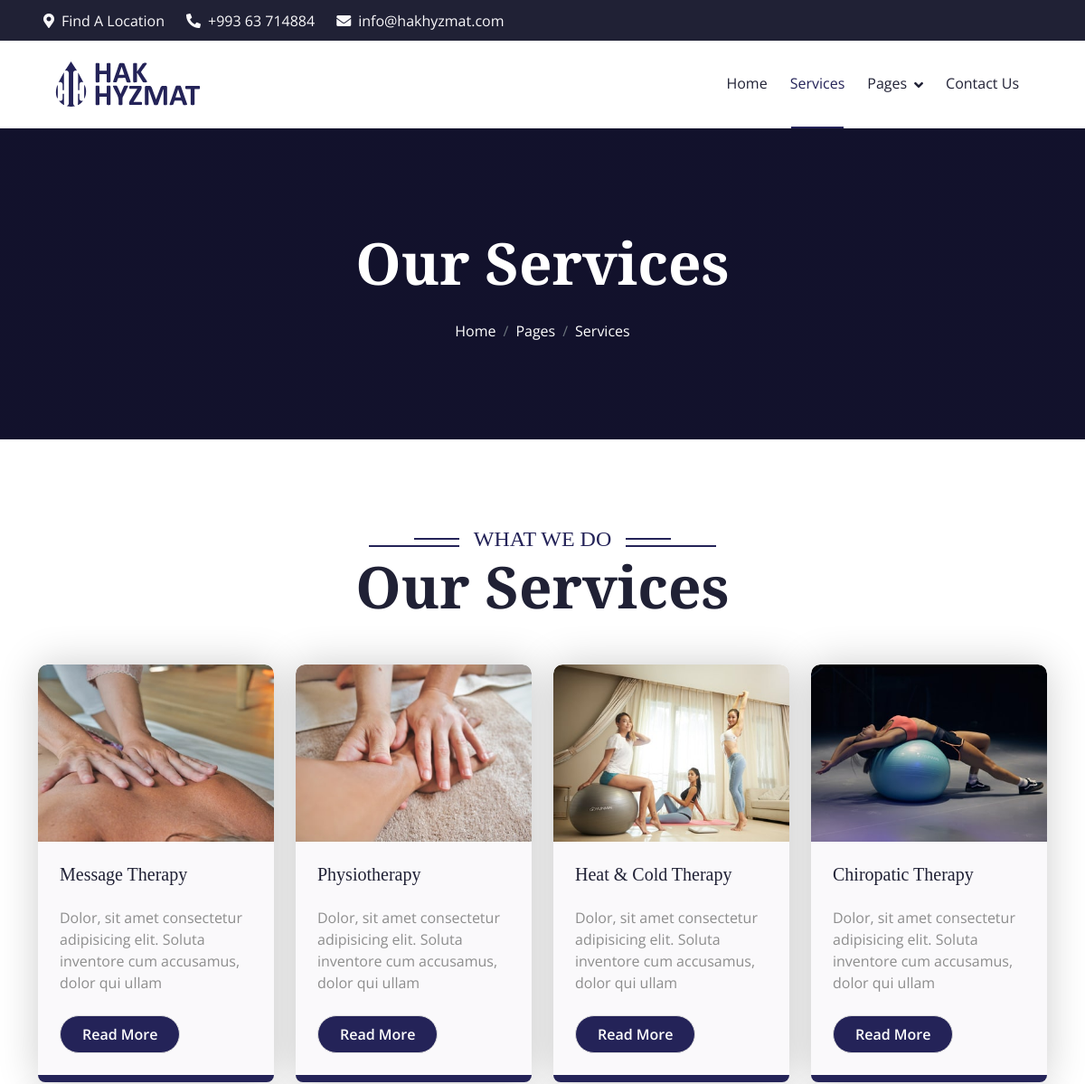
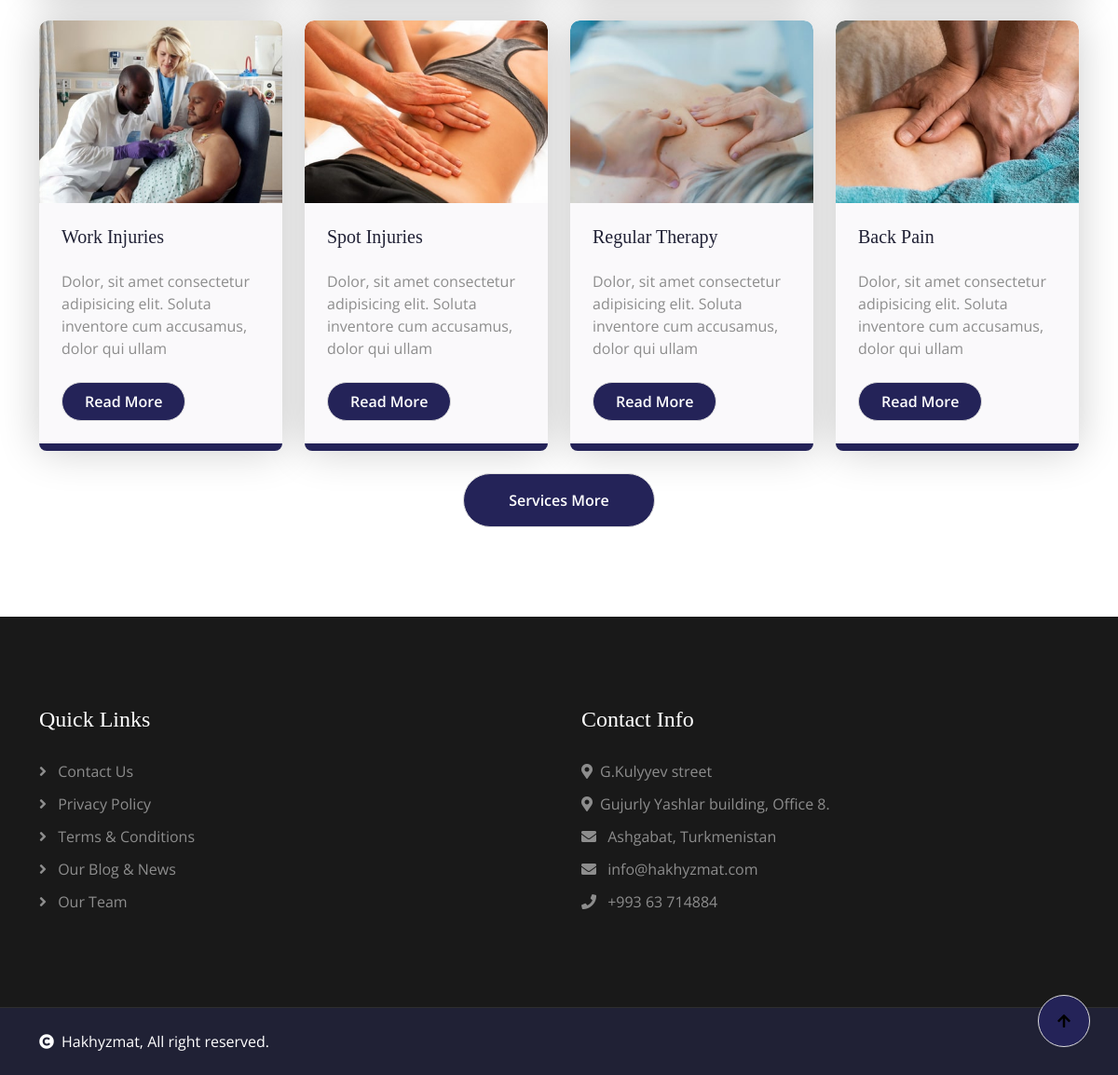
The app's page /service/ with its own data (2 pictures, top to bottom).
### main/models/service.py (models this page shows, shortened)
class Service(models.Model):
    name = models.CharField(max_length=255)
    description = models.TextField()
    image = models.ImageField(upload_to='service_images/')
    created_at = models.DateTimeField(auto_now_add=True)
    updated_at = models.DateTimeField(auto_now=True)
    class Meta:
        verbose_name = 'Service'
        verbose_name_plural = 'Services'

### main/views/service.py (the view)
# urls.py: path('service/', service, name='service'),
def service(request):
    services = Service.objects.all()
    features = Feature.objects.all()
    data = {
        'services': services,
        'features': features,
    }
    return render(request, 'main/service/base.html', data)

### templates/main/service/base.html (shortened to what this page needs)
{% extends 'main/layout/base.html' %}
{% block content %}
    {% include 'main/navbar/navbar.html' %}
    {% include 'main/navbar/header.html' %}
    {% include 'main/service/service.html' %}
{% endblock %}

### templates/main/layout/base.html (shortened to what this page needs)
{% load static %}
<!DOCTYPE html>
<html lang="en">
  <head>
    <link
      rel="stylesheet"
      href="https://use.fontawesome.com/releases/v5.15.4/css/all.css"
    />
    <link
      href="https://cdn.jsdelivr.net/npm/bootstrap-icons@1.4.1/font/bootstrap-icons.css"
      rel="stylesheet"
    />
    <link
      href="{% static 'main/lib/animate/animate.min.css' %}"
      rel="stylesheet"
    />
    <link
      href="{% static 'main/lib/owlcarousel/assets/owl.carousel.min.css' %}"
      rel="stylesheet"
    />
    <link href="{% static 'main/css/bootstrap.min.css' %}" rel="stylesheet" />
    <link href="{% static 'main/css/style.css' %}" rel="stylesheet" />
  </head>
  <body>
    {% include 'main/layout/topbar.html' %}
    {% block content %}{% endblock %}
    {% include 'main/layout/footer.html' %}
    {% include 'main/layout/copyright.html' %}
    <a href="#" class="btn btn-primary btn-lg-square back-to-top"
      ><i class="fa fa-arrow-up"></i
    ></a>
  </body>
</html>

### templates/main/layout/topbar.html
<div class="container-fluid bg-dark px-5 d-none d-lg-block">
  <div class="row gx-0 align-items-center" style="height: 45px">
    <div class="col-lg-8 text-center text-lg-start mb-lg-0">
      <div class="d-flex flex-wrap">
        <a href="#" class="text-light me-4"
          ><i class="fas fa-map-marker-alt text-light me-2"></i>Find A
          Location</a
        >
        <a href="#" class="text-light me-4"
          ><i class="fas fa-phone-alt text-light me-2"></i>+993 63 714884</a
        >
        <a href="#" class="text-light me-0"
          ><i class="fas fa-envelope text-light me-2"></i>info@hakhyzmat.com</a
        >
      </div>
    </div>
  </div>
</div>

### templates/main/navbar/navbar.html (shortened to what this page needs)
{% load static %}
<div class="container-fluid position-relative p-0">
  <nav
    class="navbar navbar-expand-lg navbar-light bg-white px-4 px-lg-5 py-3 py-lg-0"
  >
    <a href="{% url 'home' %}" class="navbar-brand p-0">
      <img src="{% static 'main/img/logo_with_text.svg' %}" alt="Hakhyzmat" width="187" height="280" />
    </a>
    <div class="collapse navbar-collapse" id="navbarCollapse">
      <div class="navbar-nav ms-auto py-0">
        <a
          href="{% url 'home' %}"
          class="nav-item nav-link {% if request.path == '/' %}active{% endif %}"
          >Home</a
        >
        <a
          href="{% url 'service' %}"
          class="nav-item nav-link {% if request.path == '/service/' %}active{% endif %}"
          >Services</a
        >
        <div class="nav-item dropdown">
          <a
            href="#"
            class="nav-link dropdown-toggle {% if request.path == '/feature/' or request.path == '/blog/' or request.path == '/team/' or request.path == '/testimonial/' %}active{% endif %}"
            data-bs-toggle="dropdown"
            >Pages</a
          >
        </div>
        <a
          href="{% url 'contactus' %}"
          class="nav-item nav-link {% if request.path == '/contactus/' %}active{% endif %}"
          >Contact Us</a
        >
      </div>
    </div>
  </nav>
</div>

### templates/main/navbar/header.html (shortened to what this page needs)
<div class="container-fluid bg-breadcrumb">
    <div class="container text-center py-5" style="max-width: 900px;">
        <h3 class="text-white display-3 mb-4 wow fadeInDown" data-wow-delay="0.1s">
        {% if request.path == '/service/' %}Our Services{% endif %}
        <ol class="breadcrumb justify-content-center mb-0 wow fadeInDown" data-wow-delay="0.3s">
            <li class="breadcrumb-item"><a href="{% url 'home' %}">Home</a></li>
            <li class="breadcrumb-item"><a href="#">Pages</a></li>
            <li class="breadcrumb-item"><a href="#">
            {% if request.path == '/service/' %}Services{% endif %}
            {% if '/blog-details/' in request.path %}Blog-Details{% endif %}</a>
            </li>
        </ol>
    </div>
</div>

### templates/main/service/service.html
{% load static %}
<div class="container-fluid service py-5">
  <div class="container py-5">
    <div class="section-title mb-5 wow fadeInUp" data-wow-delay="0.2s">
      <div class="sub-style">
        <h4 class="sub-title px-3 mb-0">What We Do</h4>
      </div>
      <h1 class="display-3 mb-4">Our Services</h1>
    </div>
    <div class="row g-4 justify-content-center">
      {% for service in services %}
      <div
        class="col-md-6 col-lg-4 col-xl-3 wow fadeInUp"
        data-wow-delay="0.1s"
      >
        <div class="service-item rounded">
          <div class="service-img rounded-top">
            <img
              src="{{ service.image.url }}"
              class="img-fluid rounded-top w-100"
              alt=""
            />
          </div>
          <div class="service-content rounded-bottom bg-light p-4">
            <div class="service-content-inner">
              <h5 class="mb-4">{{ service.name }}</h5>
              <p class="mb-4">
                {% if service.description|length > 93 %}
                    {{ service.description|slice:":93" }}...
                {% else %}
                    {{ service.description }}
                {% endif %}
              </p>
              <a
                href="#"
                class="btn btn-primary rounded-pill text-white py-2 px-4 mb-2"
                >Read More</a
              >
            </div>
          </div>
        </div>
      </div>
      {% endfor %}
      <div class="col-12 text-center wow fadeInUp" data-wow-delay="0.2s">
        <a class="btn btn-primary rounded-pill text-white py-3 px-5" href="#"
          >Services More</a
        >
      </div>
    </div>
  </div>
</div>

### templates/main/layout/footer.html (shortened to what this page needs)
{% load static %}
<div class="container-fluid footer py-5 wow fadeIn" data-wow-delay="0.2s">
  <div class="container py-5">
    <div class="row g-5">
      <div class="col-md-6 col-lg-6 col-xl-6">
        <div class="footer-item d-flex flex-column">
          <h4 class="mb-4 text-white">Quick Links</h4>
          <a href="{% url 'contactus' %}"><i class="fas fa-angle-right me-2"></i> Contact Us</a>
          <a href="{% url 'contactus' %}"><i class="fas fa-angle-right me-2"></i> Privacy Policy</a>
          <a href="{% url 'contactus' %}"
            ><i class="fas fa-angle-right me-2"></i> Terms & Conditions</a
          >
          <a href="{% url 'blog' %}"><i class="fas fa-angle-right me-2"></i> Our Blog & News</a>
          <a href="{% url 'team' %}"><i class="fas fa-angle-right me-2"></i> Our Team</a>
        </div>
      </div>
      <div class="col-md-6 col-lg-6 col-xl-6">
        <div class="footer-item d-flex flex-column">
          <h4 class="mb-4 text-white">Contact Info</h4>
          <a href="#"
            ><i class="fa fa-map-marker-alt me-2"></i>G.Kulyyev street</a
          >
          <a href="#"
            ><i class="fa fa-map-marker-alt me-2"></i>Gujurly Yashlar building, Office 8.</a
          >
          <a href="#"><i class="fas fa-envelope me-2"></i> Ashgabat, Turkmenistan</a>
          <a href="#"><i class="fas fa-envelope me-2"></i> info@hakhyzmat.com</a>
          <a href="#"><i class="fas fa-phone me-2"></i> +993 63 714884</a>
        </div>
      </div>
    </div>
  </div>
</div>

### templates/main/layout/copyright.html
<div class="container-fluid copyright py-4">
  <div class="container">
    <div class="row g-4 align-items-center">
      <div class="col-md-6 text-center text-md-start mb-md-0">
        <span class="text-white"
          ><i class="fas fa-copyright text-white me-2"></i>Hakhyzmat, All right
          reserved.</span
        >
      </div>
    </div>
  </div>
</div>

### static/main/css/style.css (style rules this page uses)
.back-to-top { position: fixed; right: 30px; bottom: 30px; display: flex; width: 45px; height: 45px; align-items: center; justify-content: center; transition: 0.5s; z-index: 99; }
.btn { font-weight: 600; transition: .5s; }
.btn-lg-square { width: 56px; height: 56px; }
.btn-square, .btn-sm-square, .btn-md-square, .btn-lg-square { padding: 0; display: flex; align-items: center; justify-content: center; font-weight: normal; border-radius: 50%; }
.btn.btn-primary { box-shadow: inset 0 0 0 0 #242358; border: 1px solid #DDDDDD; }
.section-title { max-width: 900px; text-align: center; margin: 0 auto; }
.section-title .sub-style { position: relative; display: inline-block; text-transform: uppercase; color: #242358; }
.section-title .sub-style::before { content: ""; width: 100px; position: absolute; top: 50%; left: 0; transform: translateY(-50%); margin-top: 8px; margin-left: -100px; border: 1px solid #242358 !important; }
.section-title .sub-style::after { content: ""; width: 50px; position: absolute; top: 50%; left: 0; transform: translateY(-50%); margin-bottom: 5px; margin-left: -50px; border: 1px solid #242358 !important; }
.sub-title { position: relative; display: inline-block; text-transform: uppercase; color: #242358; }
.sub-title::before { content: ""; width: 100px; position: absolute; top: 50%; right: 0; transform: translateY(-50%); margin-top: 8px; margin-right: -100px; border: 1px solid #242358 !important; }
.sub-title::after { content: ""; width: 50px; position: absolute; top: 50%; right: 0; transform: translateY(-50%); margin-bottom: 8px; margin-right: -50px; border: 1px solid #242358 !important; }
.navbar-light .navbar-nav .nav-link { font-family: 'Open Sans', sans-serif; position: relative; margin-right: 25px; padding: 35px 0; color: var(--bs-dark) !important; font-size: 16px; font-weight: 400; outline: none; transition: .5s; }
.navbar-light .navbar-nav .nav-link:hover, .navbar-light .navbar-nav .nav-link.active { color: #242358 !important; }
.navbar-light .navbar-brand img { max-height: 50px; transition: .5s; }
.navbar .dropdown-toggle::after { border: none; content: "\f107"; font-family: "Font Awesome 5 Free"; font-weight: 600; vertical-align: middle; margin-left: 8px; }
@media (min-width: 992px) { .navbar-light { position: absolute; width: 100%; top: 0; left: 0; border-bottom: 1px solid rgba(255, 255, 255, .1); z-index: 999; } }
@media (min-width: 992px) { .navbar-light .navbar-nav .nav-link::before { position: absolute; content: ""; width: 0; height: 2px; bottom: -1px; left: 50%; background: #242358; transition: .5s; } }
@media (min-width: 992px) { .navbar-light .navbar-nav .nav-link:hover::before, .navbar-light .navbar-nav .nav-link.active::before { width: calc(100% - 2px); left: 1px; } }
.bg-breadcrumb { background: linear-gradient(rgba(0, 0, 0, 0.5), rgba(0, 0, 0, 0.5)), #242358; background-position: center center; background-repeat: no-repeat; background-size: cover; padding: 160px 0 60px 0; }
.bg-breadcrumb .breadcrumb-item a { color: var(--bs-white) !important; }
.service .service-item { box-shadow: 0 0 45px rgba(0, 0, 0, .2) ; }
.service .service-item .service-img { position: relative; overflow: hidden; z-index: 1; }
.service .service-item .service-img img { transition: 0.5s; }
.service .service-item .service-img::before { width: 100%; height: 0; position: absolute; content: ""; top: 0; left: 0; border-top-right-radius: 10px; border-top-left-radius: 10px; transition: 0.5s; z-index: 5; }
.service .service-item .service-content { position: relative; z-index: 2; }
.service .service-item .service-content::before { width: 100%; height: 8px; position: absolute; content: ""; bottom: 0; left: 0; border-bottom-left-radius: 10px; border-bottom-right-radius: 10px; background: #242358; transition: 0.5s; z-index: 3; }
.service .service-item .service-content .service-content-inner { transition: 0.5s; }
.footer { background: linear-gradient(rgba(0, 0, 0, 0.9), rgba(0, 0, 0, 0.9)); background-position: center center; background-repeat: no-repeat; background-size: cover; }
.footer .footer-item a { line-height: 35px; color: var(--bs-body); transition: 0.5s; }
.copyright { background: var(--bs-dark) !important; }

### records on screen
Service: image (picture), name "Message Therapy", description "Dolor, sit amet consectetur adipisicing elit. Soluta inventore cum accusamus, dolor qui ullam"
Service: image (picture), name "Physiotherapy", description "Dolor, sit amet consectetur adipisicing elit. Soluta inventore cum accusamus, dolor qui ullam"
Service: image (picture), name "Heat & Cold Therapy", description "Dolor, sit amet consectetur adipisicing elit. Soluta inventore cum accusamus, dolor qui ullam"
Service: image (picture), name "Chiropatic Therapy", description "Dolor, sit amet consectetur adipisicing elit. Soluta inventore cum accusamus, dolor qui ullam"
Service: image (picture), name "Work Injuries", description "Dolor, sit amet consectetur adipisicing elit. Soluta inventore cum accusamus, dolor qui ullam"
Service: image (picture), name "Spot Injuries", description "Dolor, sit amet consectetur adipisicing elit. Soluta inventore cum accusamus, dolor qui ullam"
Service: image (picture), name "Regular Therapy", description "Dolor, sit amet consectetur adipisicing elit. Soluta inventore cum accusamus, dolor qui ullam"
Service: image (picture), name "Back Pain", description "Dolor, sit amet consectetur adipisicing elit. Soluta inventore cum accusamus, dolor qui ullam"
